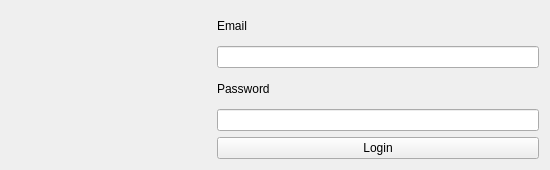
<?xml version="1.0" encoding="UTF-8"?>
<ui version="4.0">
 <class>FormLogin</class>
 <widget class="QWidget" name="FormLogin">
  <property name="geometry">
   <rect>
    <x>0</x>
    <y>0</y>
    <width>550</width>
    <height>170</height>
   </rect>
  </property>
  <property name="minimumSize">
   <size>
    <width>550</width>
    <height>170</height>
   </size>
  </property>
  <property name="maximumSize">
   <size>
    <width>650</width>
    <height>220</height>
   </size>
  </property>
  <property name="windowTitle">
   <string>Logowanie</string>
  </property>
  <layout class="QHBoxLayout" name="horizontalLayout_2">
   <item>
    <layout class="QHBoxLayout" name="horizontalLayout">
     <item>
      <widget class="QLabel" name="labelImage">
       <property name="minimumSize">
        <size>
         <width>200</width>
         <height>0</height>
        </size>
       </property>
       <property name="text">
        <string/>
       </property>
      </widget>
     </item>
     <item>
      <layout class="QVBoxLayout" name="verticalLayout">
       <item>
        <widget class="QLabel" name="labelEmail">
         <property name="text">
          <string>Email</string>
         </property>
        </widget>
       </item>
       <item>
        <widget class="QLineEdit" name="lineEditEmail"/>
       </item>
       <item>
        <widget class="QLabel" name="labelPassword">
         <property name="text">
          <string>Password</string>
         </property>
        </widget>
       </item>
       <item>
        <widget class="QLineEdit" name="lineEditPassword"/>
       </item>
       <item>
        <widget class="QPushButton" name="pushButtonLogin">
         <property name="text">
          <string>Login</string>
         </property>
        </widget>
       </item>
      </layout>
     </item>
    </layout>
   </item>
  </layout>
 </widget>
 <resources/>
 <connections/>
</ui>
